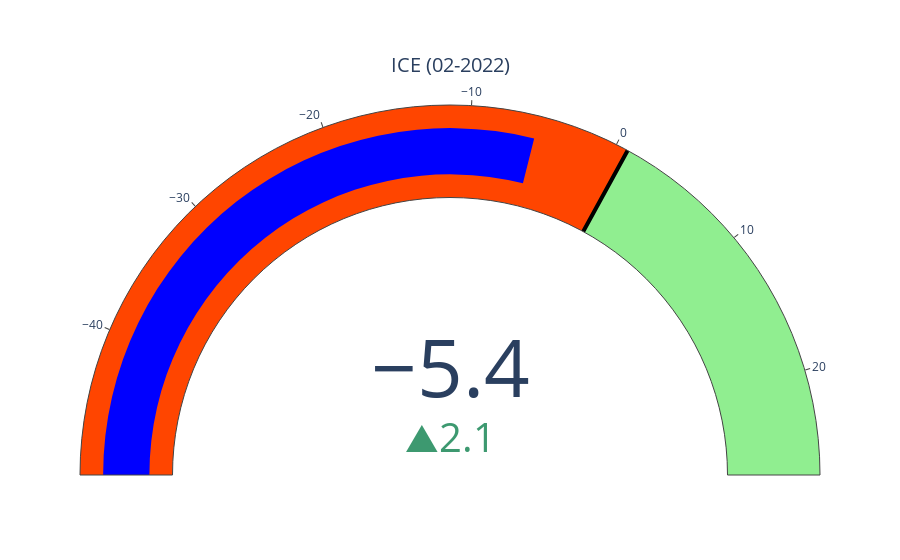

Source (notebook cell):
### Code cell
indicadores = go.Figure()

indicadores.add_trace(go.Indicator(
    mode = "gauge+number+delta",
    delta = {'reference': ice[-2]},
    value = ice[-1],
    title = {'text': "ICE (" + ice.index.strftime('%m-%Y')[-1] + ")"},
    gauge = {
        'axis': {'range': [ice.min(), ice.max()]},
        'bar': {'color': 'blue'},
        'steps': [
            {'range': [ice.min(), ice.median()], 'color': 'orangered'},
            {'range': [ice.median(), ice.max()], 'color': 'lightgreen'}],
        'threshold': {'line': {'color': "black", 'width': 4}, 'thickness': 1, 'value': ice.median()}       
    },
    domain = {'row': 0, 'column': 0}
    ))

indicadores.update_layout(
    grid = {'rows': 1, 'columns': 1, 'pattern': "independent"},
    template = {'data' : {'indicator': [{
        'title': {'text': "Speed"},
        'mode' : "number+delta+gauge",
        'delta' : {'reference': 90}}]
                         }})

indicadores.show()

### Figure 1 — Plotly figure (JSON) as saved in the notebook; plotly's stock layout.template omitted (floating-point values rounded to 4 significant figures)
{"data": [{"delta": {"reference": -7.515}, "domain": {"column": 0, "row": 0}, "gauge": {"axis": {"range": [-49.89, 27.04]}, "bar": {"color": "blue"}, "steps": [{"color": "orangered", "range": [-49.89, 0.8372]}, {"color": "lightgreen", "range": [0.8372, 27.04]}], "threshold": {"line": {"color": "black", "width": 4}, "thickness": 1, "value": 0.8372}}, "mode": "gauge+number+delta", "title": {"text": "ICE (02-2022)"}, "type": "indicator", "value": -5.423}], "layout": {"grid": {"columns": 1, "pattern": "independent", "rows": 1}}}
